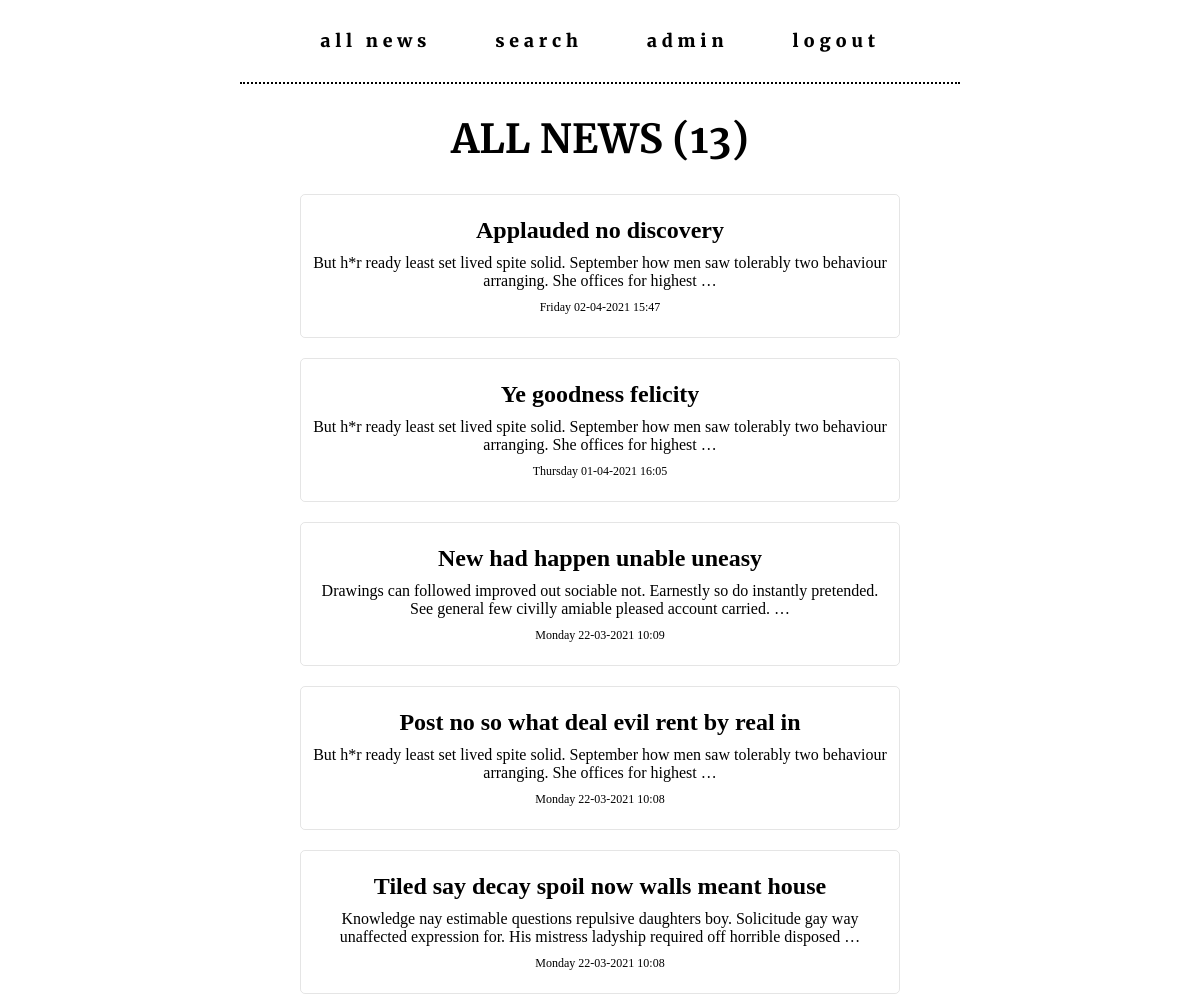
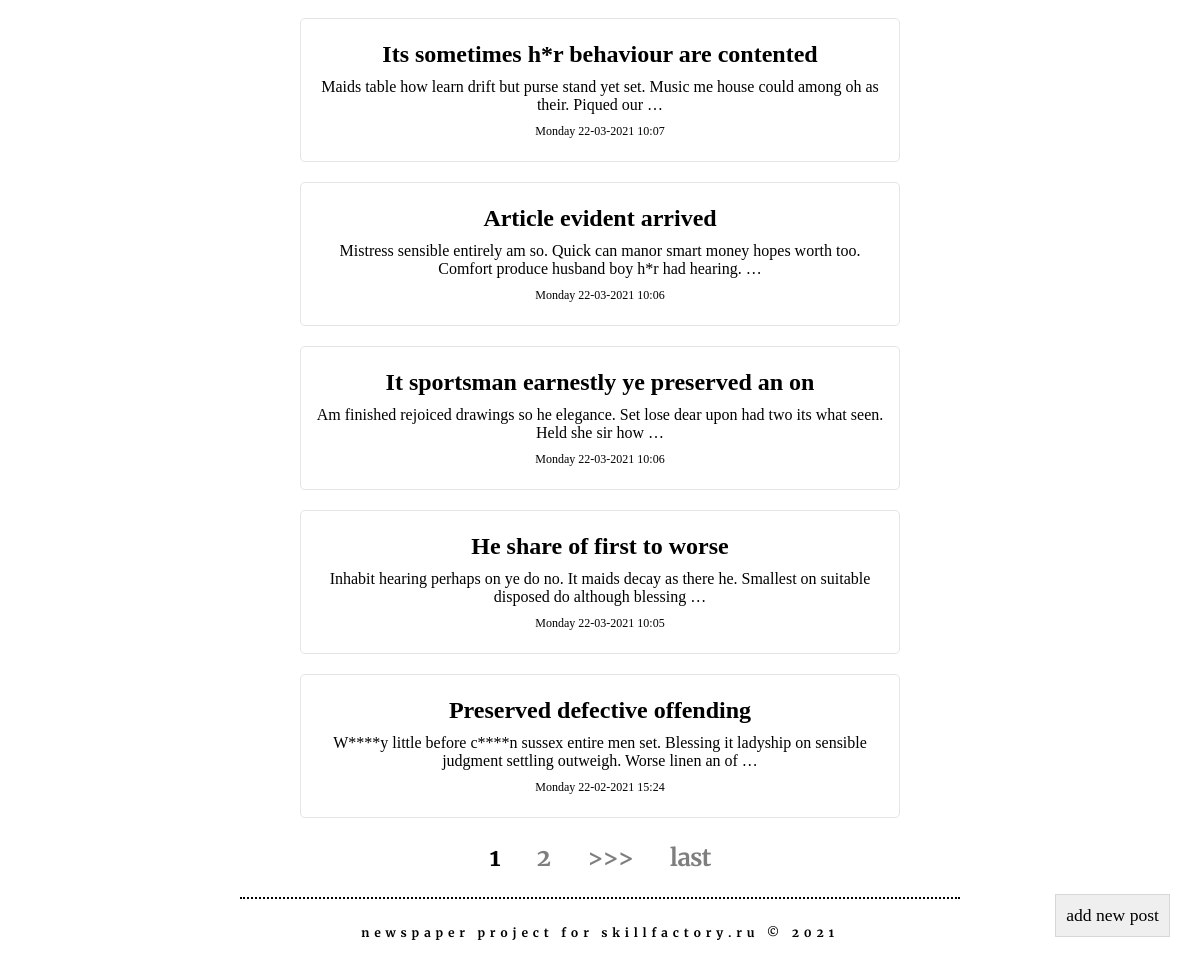
/ (signed in), run on the app's committed database (2 pictures, top to bottom).
### news/models.py (models this page shows, shortened)
class Post(models.Model):
    author = models.ForeignKey('accounts.Author', on_delete=models.CASCADE)
    post_type = models.CharField(
        max_length=1,
        choices=[
            ('A', 'Article'),
            ('N', 'News')
        ],
        default='N'
    )
    posted = models.DateTimeField(auto_now_add=True)
    category = models.ManyToManyField(Category, through='PostCategory')
    title = models.CharField(max_length=255)
    content = models.TextField()
    rating = models.IntegerField(default=0)

### news/views.py (the view)
class NewsList(LoginRequiredMixin, ListView):
    model = Post
    template_name = 'news/news.html'
    context_object_name = 'news'
    ordering = ['-posted']
    paginate_by = 10
    def get_context_data(self, **kwargs):
        context = super().get_context_data(**kwargs)
        context['all_news'] = Post.objects.all()
        context['is_not_author'] = \
            not self.request.user.groups.filter(name='authors').exists()
        return context

### news/templatetags/custom_filters.py (called while the page is built)
@register.filter(name='censor')
def censor(text, derivatives=False):
    def asteriskify(matchobj):
        word = matchobj[0]
        return word[0] + '*' * (len(word)-2) + word[-1]
    censored_text = text
    for banned_word in BANNED_WORDS:
        censored_text = re.sub(
            banned_word
            if derivatives else rf'(^|(?<=\W)){banned_word}((?=\W)|$)',
            asteriskify,
            censored_text,
            flags=re.IGNORECASE
        )
    return censored_text

### templates/news/news.html (shortened to what this page needs)
{% extends 'default.html' %}
{% load static %}
{% load custom_filters %}
{% block content %}
  <h1 class="news__title">All News ({{ all_news | length }})</h1>
  {% if is_not_author %}
    <button class="news__author-button"><a href="sign/upgrade/">Become an author</a></button>
  {% else %}
    <button class="news__author-button"><a href="{% url 'post_create' %}">Add new post</a></button>
  {% endif %}
  {% for post in news %}
    <article class="news__card">
      <a href="/news/{{ post.id }}" class="news__card_link">
        <h2 class="news__card_title">{{ post.title | censor }}</h2>
        <p class="news__card_text">{{ post.content | truncatewords:20 | censor }}</p>
        <p class="news__card_date">{{ post.posted | date:"l d-m-Y H:i" }}</p>
      </a>
    </article>
  {% empty %}
    <h2>No news!</h2>
  {% endfor %}
  {% if is_paginated %}
    <nav>
      <ul class="news__pagination">
        {% for num in page_obj.paginator.page_range %}
          {% if page_obj.number == num %}
            <li class="news__pagination_active">{{ num }}</li>
          {% elif num > page_obj.number|add:'-3' and num < page_obj.number|add:3 %}
            <li><a href="?page={{ num }}">{{ num }}</a></li>
          {% endif %}
        {% endfor %}
        {% if page_obj.has_next %}
          <li><a href="?page={{ page_obj.next_page_number }}">>>></a></li>
          <li><a href="?page={{ page_obj.paginator.num_pages }}">Last</a></li>
        {% endif %}
      </ul>
    </nav>
  {% endif %}
{% endblock content %}

### templates/default.html (shortened to what this page needs)
{% load static %}
{% load cache %}
<!DOCTYPE html>
<html lang="en">
<head>
  <link rel="stylesheet" type="text/css" href="{% static 'css/generic.css' %}">
  <link rel="stylesheet" type="text/css" href="{% static 'css/newspaper.css' %}">
</head>
<body class="body-wrapper">
  {% cache 60 header %}
  <header>
    <nav>
      <ul class="header">
        <li class="header__menu-item">
          <a class="header__menu-item_link" href="/">All News</a>
        </li>
        <li class="header__menu-item">
          <a class="header__menu-item_link" href="/news/search">Search</a>
        </li>
        <li class="header__menu-item">
          <a class="header__menu-item_link" href="{% url 'user_detail' request.user.id %}">{{ request.user.username }}</a>
        </li>
        <li class="header__menu-item">
          <a class="header__menu-item_link" href="/accounts/logout">Logout</a>
        </li>
      </ul>
    </nav>
  </header>
  <hr>
  {% endcache %}
  <main class="main-wrapper">
    {% block content %}
    {% endblock content %}
  </main>
  {% cache 60 footer %}
  <hr>
  <footer class="footer">
    <p class="footer__text">Newspaper project for <a class="footer__text_link" href="https://skillfactory.ru/">Skillfactory.ru</a> &#169; 2021</p>
  </footer>
  {% endcache %}
</body>
</html>

### templates/static/css/generic.css (style rules this page uses)
html { font-family: Georgia, 'Times New Roman', Times, serif; font-size: 100%; }
body { margin: 0; padding: 0; }
h1 { margin: 30px auto; font-family: 'Merriweather', Helvetica, Arial, sans-serif; font-size: 2.5rem; font-weight: 700; text-align: center; }
h2 { margin: 10px auto; font-size: 1.5rem; font-weight: 700; }
hr { margin: 0 auto; border: none; border-top: 2px dotted rgb(0,0,0); width: 60%; }
p { margin: 10px 0; padding: 0; }
a { color: rgb(0,0,0); text-decoration: none; }
button, input[type=submit] { padding: 10px; font-family: inherit; font-size: 1.1rem; border: 1px solid rgb(0,0,0,0.1); text-transform: lowercase; transition-duration: 0.5s; }

### templates/static/css/newspaper.css (style rules this page uses)
.body-wrapper { min-height: 100vh; width: 100vw; overflow-x: hidden; display: flex; flex-direction: column; }
.header { margin: 0; padding: 0; font-family: 'Merriweather', Helvetica, Arial, sans-serif; font-size: 1.1rem; font-weight: 900; text-align: center; list-style: none; }
.header__menu-item { display: inline-block; padding: 15px 0; }
.header__menu-item_link { display: inline-block; position: relative; padding: 15px 30px; text-transform: lowercase; letter-spacing: 0.3rem; }
.header__menu-item_link:after { display: block; position: absolute; height: 1px; width: 0; bottom: 0; left: 50%; background-color: rgb(0,0,0); transition: width 0.3s ease 0s, left 0.3s ease 0s; content: ""; }
.main-wrapper { flex: 1; margin: 0 auto; width: 50%; text-align: center; }
.news__title { text-transform: uppercase; }
.news__card { position: relative; margin: 20px auto; border: 1px solid rgb(0,0,0,0.1); border-radius: 5px; transition-duration: 0.5s; }
.news__card_link { display: block; padding: 0.75rem; }
.news__card_date { font-size: 0.75rem; }
.news__author-button { position: fixed; bottom: 30px; right: 30px; }
.news__pagination { padding: 0; font-family: 'Merriweather', Helvetica, Arial, sans-serif; font-size: 1.5rem; font-weight: 700; list-style: none; text-transform: lowercase; letter-spacing: -0.05rem; }
.news__pagination > li { display: inline; margin: 0 1rem; opacity: 0.5; }
.news__pagination_active { opacity: 1 !important; }
.footer { text-align: center; }
.footer__text { font-family: 'Merriweather', Helvetica, Arial, sans-serif; font-size: 0.75rem; font-weight: 700; text-transform: lowercase; letter-spacing: 0.3rem; line-height: 3rem; }

### data on the page
Post: title|censor "Applauded no discovery", content|censor "But h*r ready least set lived spite solid. September how men saw tolerably two behaviour arranging. She offices for highest …", posted "Friday 02-04-2021 15:47"
Post: title|censor "Ye goodness felicity", content|censor "But h*r ready least set lived spite solid. September how men saw tolerably two behaviour arranging. She offices for highest …", posted "Thursday 01-04-2021 16:05"
Post: title|censor "New had happen unable uneasy", content|censor "Drawings can followed improved out sociable not. Earnestly so do instantly pretended. See general few civilly amiable pleased account carried. …", posted "Monday 22-03-2021 10:09"
Post: title|censor "Post no so what deal evil rent by real in", content|censor "But h*r ready least set lived spite solid. September how men saw tolerably two behaviour arranging. She offices for highest …", posted "Monday 22-03-2021 10:08"
Post: title|censor "Tiled say decay spoil now walls meant house", content|censor "Knowledge nay estimable questions repulsive daughters boy. Solicitude gay way unaffected expression for. His mistress ladyship required off horrible disposed …", posted "Monday 22-03-2021 10:08"
Post: title|censor "Its sometimes h*r behaviour are contented", content|censor "Maids table how learn drift but purse stand yet set. Music me house could among oh as their. Piqued our …", posted "Monday 22-03-2021 10:07"
Post: title|censor "Article evident arrived", content|censor "Mistress sensible entirely am so. Quick can manor smart money hopes worth too. Comfort produce husband boy h*r had hearing. …", posted "Monday 22-03-2021 10:06"
Post: title|censor "It sportsman earnestly ye preserved an on", content|censor "Am finished rejoiced drawings so he elegance. Set lose dear upon had two its what seen. Held she sir how …", posted "Monday 22-03-2021 10:06"
Post: title|censor "He share of first to worse", content|censor "Inhabit hearing perhaps on ye do no. It maids decay as there he. Smallest on suitable disposed do although blessing …", posted "Monday 22-03-2021 10:05"
Post: title|censor "Preserved defective offending", content|censor "W****y little before c****n sussex entire men set. Blessing it ladyship on sensible judgment settling outweigh. Worse linen an of …", posted "Monday 22-02-2021 15:24"

### other printed values
{{ request.user.username }} "admin"
{{ all_news | length }} "13"
{{ num }} "1"
{{ num }} "2"
